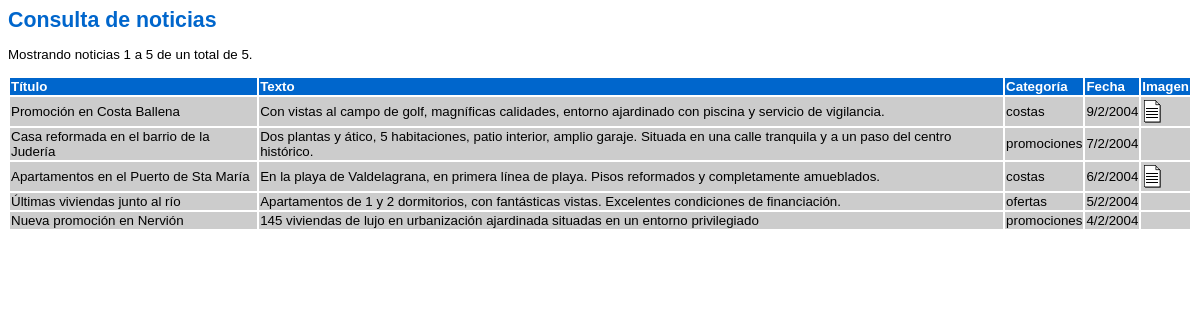
The page /consulta_noticias2.php on the database its author committed.
### tables this page shows
CREATE TABLE noticias (
  id smallint(5) unsigned NOT NULL auto_increment,
  titulo varchar(100) NOT NULL default '',
  texto text NOT NULL,
  categoria enum('promociones','ofertas','costas') NOT NULL default 'promociones',
  fecha date NOT NULL default '0000-00-00',
  imagen varchar(100) default NULL,
  PRIMARY KEY  (id)
) TYPE=MyISAM COMMENT='Noticias de la inmobiliaria Lindavista';

### lib/fecha.php (called while the page is built, shortened)
<?PHP
function date2string ($date)
{
   $string = date ("j/n/Y", strtotime($date));
   return ($string);
}
?>

### consulta_noticias2.php (the view, shortened to what this page needs)
<HTML LANG="es">
<HEAD>
   <LINK REL="stylesheet" TYPE="text/css" HREF="estilo.css">
<?PHP
   include ("lib/fecha.php");
?>
</HEAD>
<BODY>
<H1>Consulta de noticias</H1>
<?PHP
      $conexion = mysql_connect ("localhost", "cursophp", "")
         or die ("No se puede conectar con el servidor");
      $num = 5;
      $comienzo = $_REQUEST['comienzo'];
      if (!isset($comienzo)) $comienzo = 0;
      $instruccion = "select * from noticias";
      $consulta = mysql_query ($instruccion, $conexion)
         or die ("Fallo en la consulta");
      $nfilas = mysql_num_rows ($consulta);
      if ($nfilas > 0)
      {
         print ("<P>Mostrando noticias " . ($comienzo + 1) . " a ");
         if (($comienzo + $num) < $nfilas)
            print ($comienzo + $num);
         else
            print ($nfilas);
         print (" de un total de $nfilas.\n");
         print ("</P>\n");
      }
      $instruccion = "select * from noticias order by fecha desc limit $comienzo, $num";
      $consulta = mysql_query ($instruccion, $conexion)
         or die ("Fallo en la consulta");
      $nfilas = mysql_num_rows ($consulta);
      if ($nfilas > 0)
      {
         print ("<TABLE>\n");
         print ("<TR>\n");
         print ("<TH>Título</TH>\n");
         print ("<TH>Texto</TH>\n");
         print ("<TH>Categoría</TH>\n");
         print ("<TH>Fecha</TH>\n");
         print ("<TH>Imagen</TH>\n");
         print ("</TR>\n");
         for ($i=0; $i<$nfilas; $i++)
         {
            $resultado = mysql_fetch_array ($consulta);
            print ("<TR>\n");
            print ("<TD>" . $resultado['titulo'] . "</TD>\n");
            print ("<TD>" . $resultado['texto'] . "</TD>\n");
            print ("<TD>" . $resultado['categoria'] . "</TD>\n");
            print ("<TD>" . date2string($resultado['fecha']) . "</TD>\n");
            if ($resultado['imagen'] != "")
               print ("<TD><A TARGET='_blank' HREF='img/" . $resultado['imagen'] .
                      "'><IMG BORDER='0' SRC='img/ico-fichero.gif' ALT='Imagen asociada'></A></TD>\n");
            else
               print ("<TD>&nbsp;</TD>\n");
            print ("</TR>\n");
         }
         print ("</TABLE>\n");
      }
      else
         print ("No hay noticias disponibles");
?>
</BODY>
</HTML>

### estilo.css (style rules this page uses)
BODY { font-family: verdana,arial, sans-serif; font-size: 10pt; }
H1 { font-size: 16pt; font-weight: bold; color: #0066CC; }
TH { font-size: 10pt; font-weight: bold; color: white; background: #0066CC; text-align: left; }
TD { font-size: 10pt; background: #CCCCCC; }

### rows shown on the page
noticias: titulo "Promoción en Costa Ballena", texto "Con vistas al campo de golf, magníficas calidades, entorno ajardinado con piscina y servicio de vigilancia.", categoria "costas", fecha "9/2/2004"
noticias: titulo "Casa reformada en el barrio de la Judería", texto "Dos plantas y ático, 5 habitaciones, patio interior, amplio garaje. Situada en una calle tranquila y a un paso del centro histórico.", categoria "promociones", fecha "7/2/2004"
noticias: titulo "Apartamentos en el Puerto de Sta María", texto "En la playa de Valdelagrana, en primera línea de playa. Pisos reformados y completamente amueblados.", categoria "costas", fecha "6/2/2004"
noticias: titulo "Últimas viviendas junto al río", texto "Apartamentos de 1 y 2 dormitorios, con fantásticas vistas. Excelentes condiciones de financiación.", categoria "ofertas", fecha "5/2/2004"
noticias: titulo "Nueva promoción en Nervión", texto "145 viviendas de lujo en urbanización ajardinada situadas en un entorno privilegiado", categoria "promociones", fecha "4/2/2004"

### other values the page prints
$comienzo + 1 "1"
$nfilas "5"
